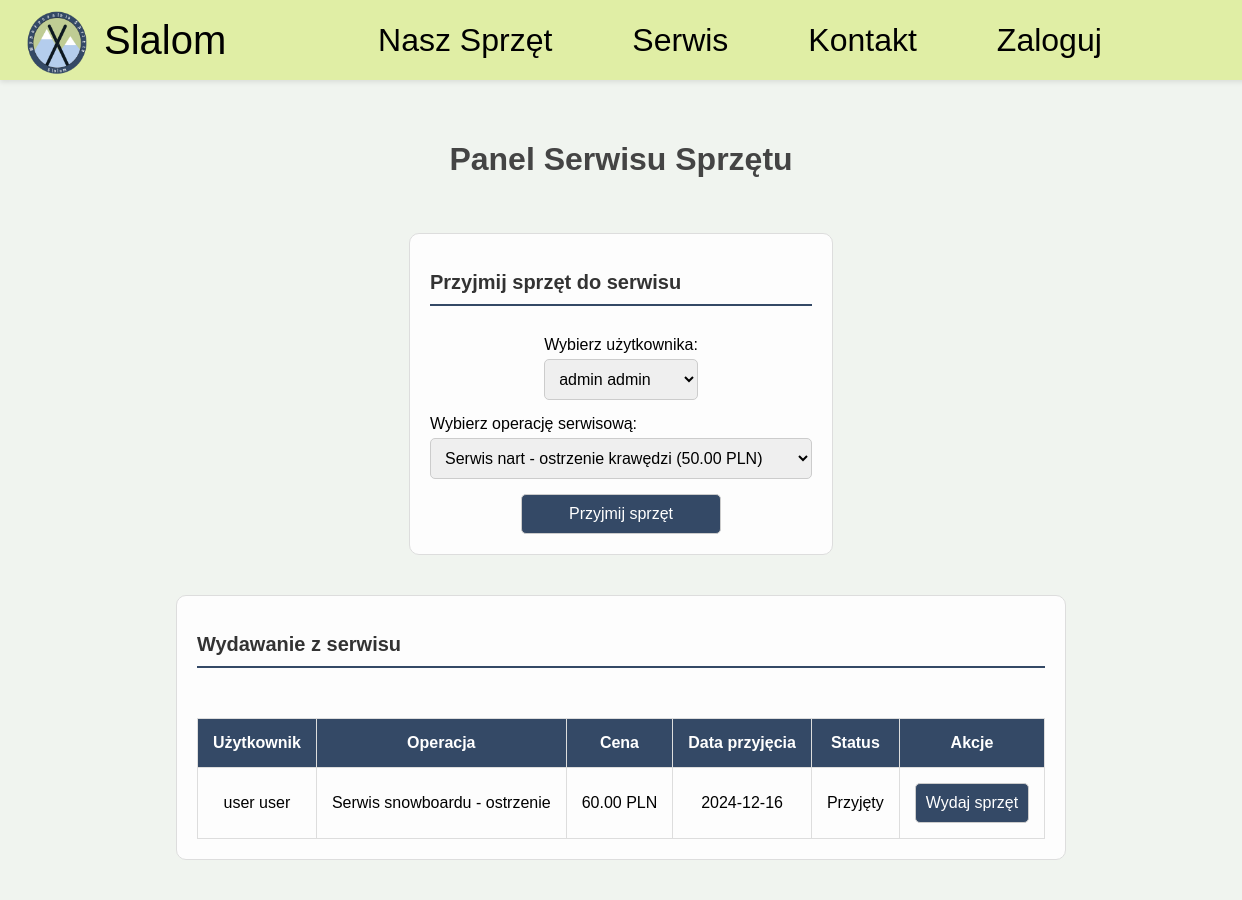
Page /public/panel_servises.php on the earlier database version.
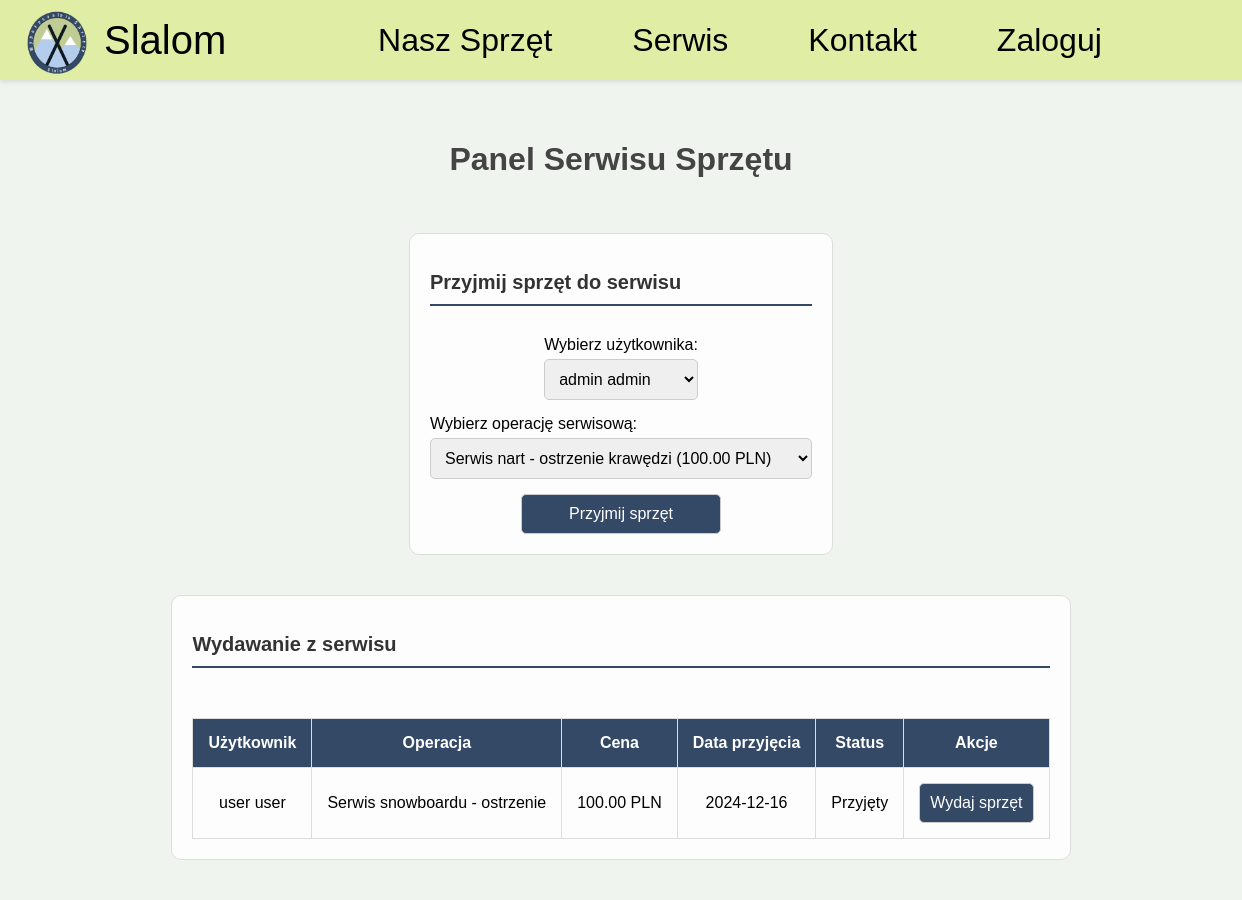
Same page on the later database version.
### tables this page shows
CREATE TABLE `service` (
  `S_id` int unsigned NOT NULL AUTO_INCREMENT,
  `S_user` int unsigned NOT NULL,
  `S_price` int unsigned NOT NULL,
  `S_date_in` date NOT NULL COMMENT 'Data przyjęcia',
  `S_date_out` date DEFAULT NULL COMMENT 'Data wydania',
  `S_status` enum('Przyjęty','Gotowy','Wydany') NOT NULL DEFAULT 'Przyjęty',
  `S_operation` int unsigned NOT NULL,
  PRIMARY KEY (`S_id`),
  KEY `S_user` (`S_user`),
  KEY `S_price` (`S_price`),
  CONSTRAINT `service_ibfk_1` FOREIGN KEY (`S_user`) REFERENCES `users` (`U_id`),
  CONSTRAINT `service_ibfk_2` FOREIGN KEY (`S_price`) REFERENCES `service_price` (`SP_id`)
);

CREATE TABLE `service_price` (
  `SP_id` int unsigned NOT NULL AUTO_INCREMENT,
  `SP_service` varchar(255) NOT NULL,
  `SP_price` decimal(10,2) NOT NULL,
  PRIMARY KEY (`SP_id`)
);

CREATE TABLE `users` (
  `U_id` int unsigned NOT NULL AUTO_INCREMENT,
  `U_name` varchar(255) NOT NULL,
  `U_surname` varchar(255) NOT NULL,
  `U_password` varchar(255) NOT NULL,
  `U_mail` varchar(255) NOT NULL,
  `U_role` tinyint(1) NOT NULL,
  `U_photo` varchar(255) NOT NULL,
  PRIMARY KEY (`U_id`)
);

### src/models/admin_model.php (called while the page is built, shortened)
<?php
class Admin extends User{
    public function getUsers() {
        $conn = $this->db->getConnection();
        $query = "SELECT * FROM users";
        $result = $conn->query($query);
        $users = $result->fetch_all(MYSQLI_ASSOC);
        return $users;
    }
    public function getServiceOperations(){
        $conn = $this->db->getConnection();
        $query = "SELECT SP_id, SP_service, SP_price FROM service_price";
        $result = $conn->query($query);
        return $result->fetch_all(MYSQLI_ASSOC);
    }
    public function getServiceRecords(){
        $conn = $this->db->getConnection();
        $query = "SELECT
                    s.S_id,
                    u.U_name,
                    u.U_surname,
                    sp.SP_service,
                    sp.SP_price,
                    s.S_date_in,
                    s.S_status
                  FROM service s
                  JOIN users u ON s.S_user = u.U_id
                  JOIN service_price sp ON s.S_price = sp.SP_id
                  WHERE s.S_status != 'Wydany'";
        $result = $conn->query($query);
        return $result->fetch_all(MYSQLI_ASSOC);
    }
}
?>

### public/panel_servises.php (the view, shortened to what this page needs)
<?php
require_once __DIR__ . '/../src/models/admin_model.php';
$admin = new Admin();
$users = $admin->getUsers();
$operations = $admin->getServiceOperations();
$serviceRecords = $admin->getServiceRecords();
?>
<!DOCTYPE html>
<html lang="pl">
<head>
    <link rel="stylesheet" href="css/menu.css">
    <link rel="stylesheet" href="css/panel_servises.css">
</head>
<body>
<?php include __DIR__ . '/menu.php'; ?>
<main>
    <h1>Panel Serwisu Sprzętu</h1>
    <section>
        <h2>Przyjmij sprzęt do serwisu</h2>
        <form method="post" action="panel_servises.php">
            <div>
                <label for="user">Wybierz użytkownika:</label>
                <select name="user" id="user" required>
                    <?php foreach ($users as $user): ?>
                        <option value="<?= $user['U_id'] ?>">
                            <?= htmlspecialchars($user['U_name'] . ' ' . $user['U_surname']) ?>
                        </option>
                    <?php endforeach; ?>
                </select>
            </div>
            <div>
                <label for="operation">Wybierz operację serwisową:</label>
                <select name="operation" id="operation" required>
                    <?php foreach ($operations as $operation): ?>
                        <option value="<?= $operation['SP_id'] ?>">
                            <?= htmlspecialchars($operation['SP_service']) ?> (<?= $operation['SP_price'] ?> PLN)
                        </option>
                    <?php endforeach; ?>
                </select>
            </div>
            <button type="submit" name="add_service">Przyjmij sprzęt</button>
        </form>
    </section>
    <section>
        <h2>Wydawanie z serwisu</h2>
        <table>
            <thead>
            <tr>
                <th>Użytkownik</th>
                <th>Operacja</th>
                <th>Cena</th>
                <th>Data przyjęcia</th>
                <th>Status</th>
                <th>Akcje</th>
            </tr>
            </thead>
            <tbody>
            <?php if (!empty($serviceRecords)): ?>
                <?php foreach ($serviceRecords as $record): ?>
                    <tr>
                        <td><?= htmlspecialchars($record['U_name'] . ' ' . $record['U_surname']) ?></td>
                        <td><?= htmlspecialchars($record['SP_service']) ?></td>
                        <td><?= htmlspecialchars($record['SP_price']) ?> PLN</td>
                        <td><?= htmlspecialchars($record['S_date_in']) ?></td>
                        <td><?= htmlspecialchars($record['S_status']) ?></td>
                        <td>
                            <form method="post" action="panel_servises.php" style="display:inline;">
                                <button type="submit" name="mark_completed">Wydaj sprzęt</button>
                            </form>
                        </td>
                    </tr>
                <?php endforeach; ?>
            <?php else: ?>
                <tr>
                    <td colspan="6">Brak sprzętu do wydania</td>
                </tr>
            <?php endif; ?>
            </tbody>
        </table>
    </section>
</main>
</body>
</html>

Differences in the rows shown:
changed through a linked row, service "Przyjęty": S_price.SP_price "60.00" → "100.00"
Other differences:
form field operation: "Serwis nart - ostrzenie krawędzi (50.00 PLN)" → "Serwis nart - ostrzenie krawędzi (100.00 PLN)"
